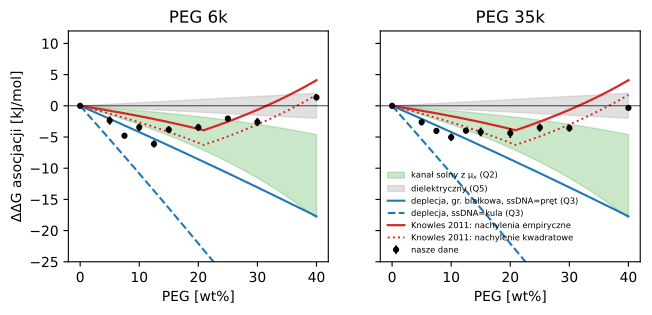

Source code (Python):
"""Compare our DDG(x) with terms taken directly from the literature (no fitting to our data).

Run: .venv/bin/python analysis/literature_check/lit_budget.py
Sources of constants (see notes/*.md for DOIs and access status):
  Knowles 2011 PNAS (local PDF): monomer m-values, melting sign -> association sign flipped:
      EG..triEG duplex -0.340 kcal/molal -> +0.340 destabilisation per molal monomer
      high-M plateau +0.156 (linear) / +0.25 (quadratic initial) -> stabilisation
      reversal centred at 6 monomolal; above it m/N comparable to PEG 200 (-0.21 -> +0.21)
  Q3 (notes/Q3_depletion.md, q3_table.csv): protein-limit depletion, linear in mass concentration
  Q2 (notes/Q2_peg_salt.md, q2_mux_estimate_output.txt): d lnK / d m_EO = +0.123 (NaCl proxy)
      to +0.48 (Na2HPO4 proxy), i.e. stabilisation through raised a_pm
  Q5 (notes/Q5_Q6_dielectric_dyes.md): dielectric term |DDG| <= ~2 kJ/mol at 40 wt%, sign unknown
"""
import os
import sys
from pathlib import Path

import matplotlib

matplotlib.use("Agg")
import matplotlib.pyplot as plt
import numpy as np
import pandas as pd

HERE = Path(__file__).resolve().parent
REPO = HERE.parents[1]
os.chdir(REPO)
sys.path.insert(0, str(REPO))
from main_data_processor import Data  # noqa: E402

RT = 8.314462618e-3 * 298.15
KCAL = 4.184
num = {}

d = Data("source_data/MacromoleculeEquilibria_Crowding", "source_data/IonCrowderComplexation/raw_data",
         "source_data/IonStrengthDependency/Na_FRET.csv").data
d["wt"] = d["crowder wt. [%]"].astype(float)
d = d[d.wt <= 40]
d["K"] = d["K_uf [M]"].apply(lambda u: u.nominal_value)
d["sK"] = d["K_uf [M]"].apply(lambda u: u.std_dev)
K0 = float(d[d.wt == 0].K.iloc[0])
d["ddG"] = RT * np.log(K0 / d.K)
d["sddG"] = RT * d.sK / d.K


def x_of(wt, cr):
    w = np.asarray(wt, float) / 100
    return 1000 * w / ((1 - w) * (62.07 if cr == "EGly" else 44.05))


def conc(wt):
    wt = np.asarray(wt, float)
    return wt * (0.997 + 0.0017441 * wt) / 100


# protein-limit depletion (Q3), linear in mass concentration: use 40 wt% value and scale by C
q3 = pd.read_csv(HERE / "q3_table.csv")
P = q3[q3.model == "P"].groupby("ssDNA").first()
dep40 = {s: float(P.loc[s, "dG_40wt"]) for s in ["rod", "sphere"]}


def dep(wt, s):
    return dep40[s] * conc(wt) / conc(40.0)


def knowles_emp(x, s1=0.156, s2=0.21, xr=6.0):
    """association sign: stabilisation slope -s1 up to xr, then destabilisation +s2 per molal"""
    x = np.asarray(x, float)
    return KCAL * np.where(x <= xr, -s1 * x, -s1 * xr + s2 * (x - xr))


SALT = (0.123, 0.48)  # d lnK / d m_EO, Q2 section 3

wg = np.linspace(0, 40, 200)
fig, axs = plt.subplots(1, 2, figsize=(7.4, 3.0), sharey=True)
for ax, cr in zip(axs, ["PEG6000", "PEG35000"]):
    o = d[d.crowder == cr]
    xg = x_of(wg, cr)
    ax.fill_between(wg, -RT * SALT[0] * xg, -RT * SALT[1] * xg, color="C2", alpha=.25, label="kanał solny z μ$_x$ (Q2)")
    ax.fill_between(wg, -2 * wg / 40, 2 * wg / 40, color="0.7", alpha=.4, label="dielektryczny (Q5)")
    ax.plot(wg, dep(wg, "rod"), "C0-", label="deplecja, gr. białkowa, ssDNA=pręt (Q3)")
    ax.plot(wg, dep(wg, "sphere"), "C0--", label="deplecja, ssDNA=kula (Q3)")
    ax.plot(wg, knowles_emp(xg), "C3-", lw=1.6, label="Knowles 2011: nachylenia empiryczne")
    ax.plot(wg, knowles_emp(xg, s1=0.25), "C3:", lw=1.4, label="Knowles 2011: nachylenie kwadratowe")
    ax.errorbar(o.wt, o.ddG, o.sddG, fmt="ko", ms=3.5, label="nasze dane")
    ax.axhline(0, color="k", lw=.5)
    ax.set_ylim(-25, 12)
    ax.set_xlabel("PEG [wt%]")
    ax.set_title({"PEG6000": "PEG 6k", "PEG35000": "PEG 35k"}[cr])
axs[0].set_ylabel("ΔΔG asocjacji [kJ/mol]")
axs[1].legend(frameon=False, fontsize=6, loc="lower left")
fig.savefig(HERE / "lit_budget.pdf", bbox_inches="tight")
plt.close(fig)

# numbers for the report
for cr, tag in [("PEG6000", "Six"), ("PEG35000", "ThirtyFive")]:
    o = d[d.crowder == cr].set_index("wt")
    for wt in [5.0, 20.0, 40.0]:
        x = float(x_of(wt, cr))
        t = f"{int(wt)}"
        num[f"obs{tag}{t}"] = o.loc[wt, "ddG"]
        num[f"kn{tag}{t}"] = float(knowles_emp(x))
        num[f"knq{tag}{t}"] = float(knowles_emp(x, s1=0.25))
    num[f"min{tag}"] = o.ddG.min()
num["depRod5"], num["depRod40"] = float(dep(5, "rod")), float(dep(40, "rod"))
num["depSph5"], num["depSph40"] = float(dep(5, "sphere")), float(dep(40, "sphere"))
x40 = float(x_of(40, "PEG35000"))
num["saltLo40"], num["saltHi40"] = -RT * SALT[0] * x40, -RT * SALT[1] * x40
x5 = float(x_of(5, "PEG35000"))
num["saltLo5"], num["saltHi5"] = -RT * SALT[0] * x5, -RT * SALT[1] * x5
eg = d[(d.crowder == "EGly") & (d.wt == 40)].iloc[0]
num["egObs40"] = eg.ddG
num["egKnowles40"] = 0.340 * KCAL * float(x_of(40, "EGly"))
pg = d[(d.crowder == "PEG200") & (d.wt == 40)].iloc[0]
num["pegTwoObs40"] = pg.ddG
num["pegTwoKnowles40"] = 0.21 * KCAL * float(x_of(40, "PEG200"))
num["xFortyPEG"] = x40
num["xFivePEG"] = x5

words = ["zero", "one", "two", "three", "four", "five", "six", "seven", "eight", "nine"]
with open(HERE / "lit_numbers.tex", "w") as fh:
    for k, v in sorted(num.items()):
        safe = "".join(ch if ch.isalpha() else words[int(ch)] for ch in k)
        fh.write(f"\\newcommand{{\\L{safe}}}{{{v:+.1f}}}\n")
for k, v in sorted(num.items()):
    print(k, f"{v:+.2f}")
